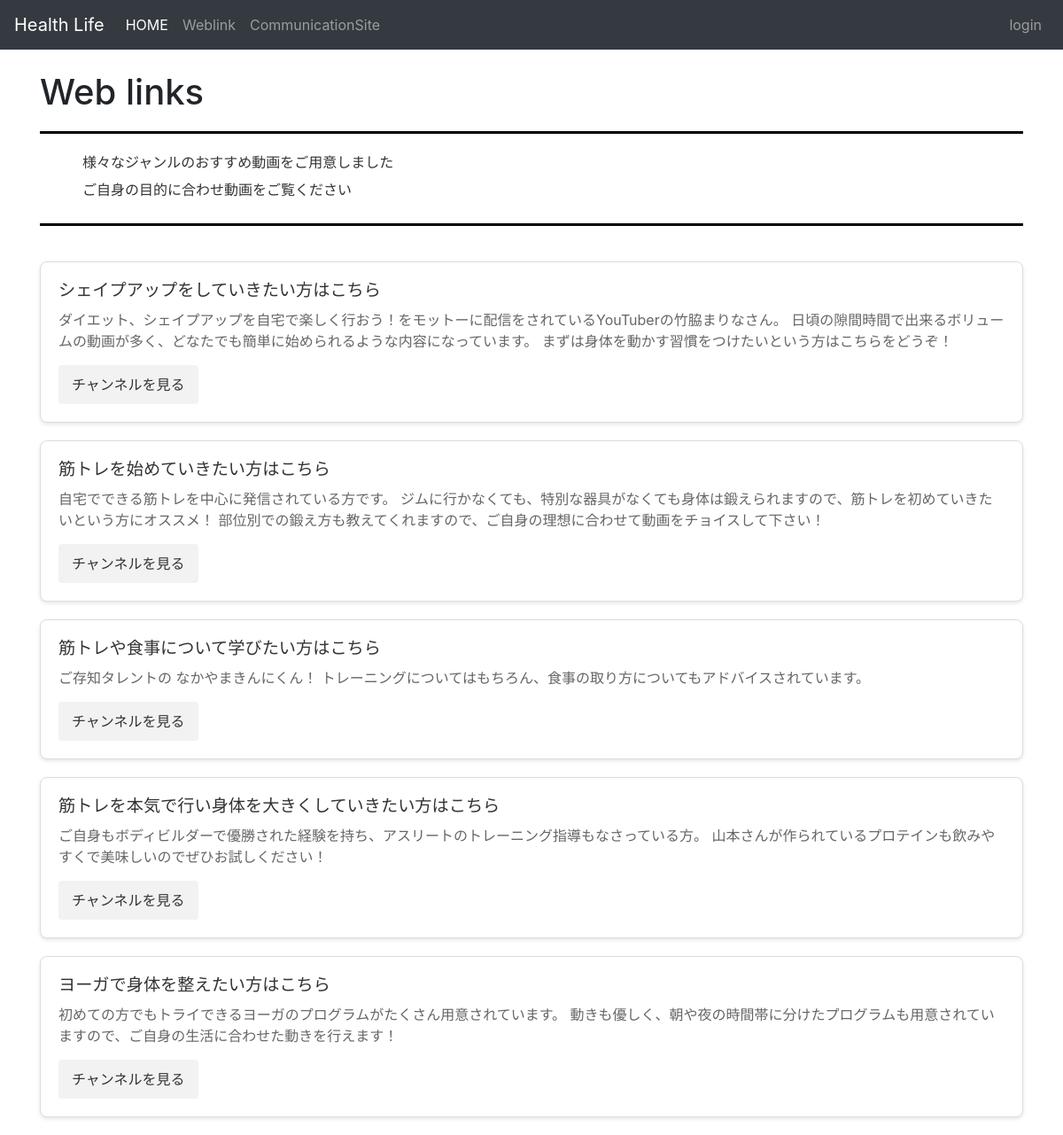
Page /weblink/add/ on the earlier database version.
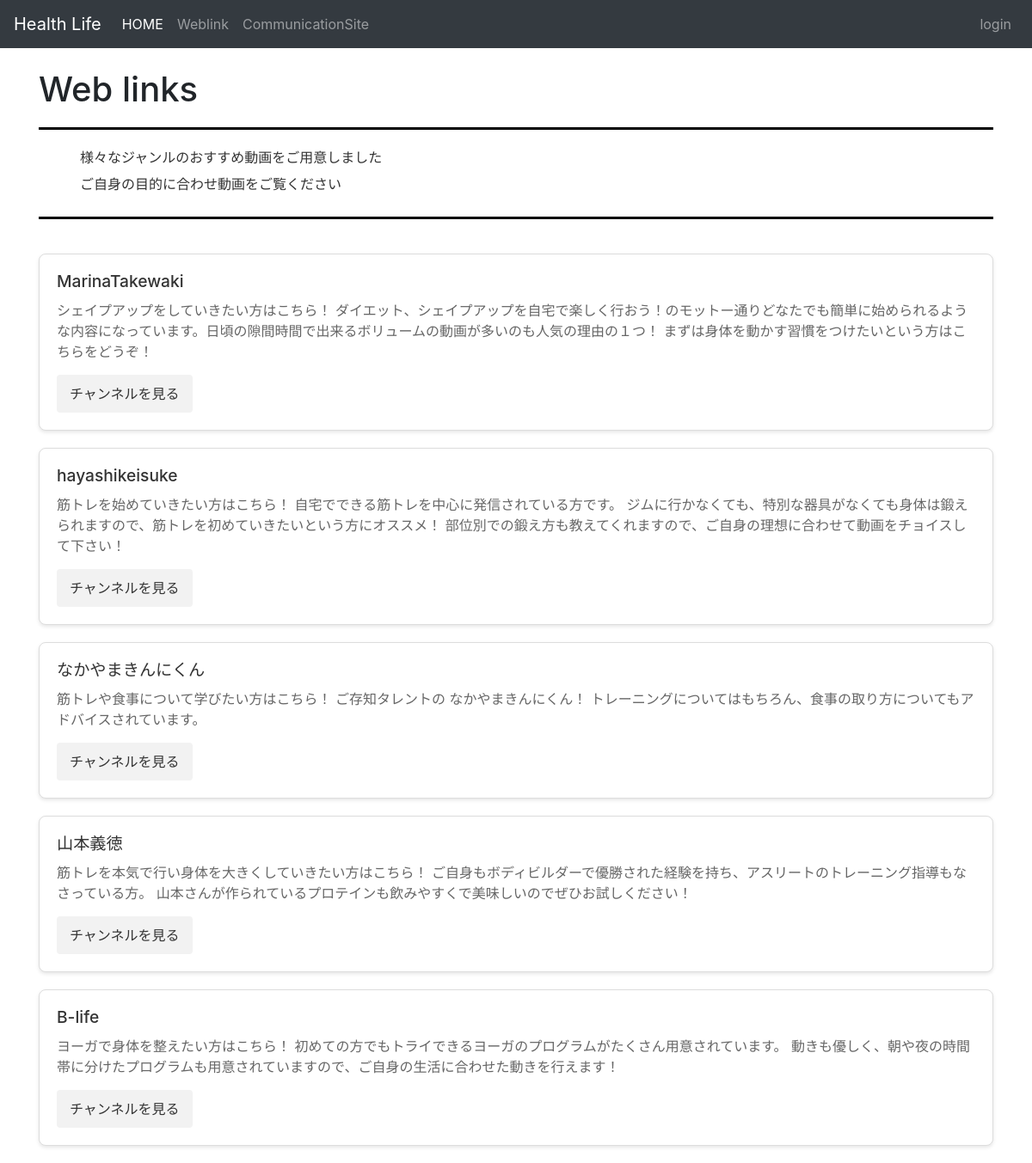
Same page on the later database version.
### myapp/models.py (models this page shows, shortened)
class WebLink(models.Model):
    title = models.CharField(max_length=255)
    url = models.URLField()
    description = models.TextField()
    created_at = models.DateTimeField(default=timezone.now)
    updated_at = models.DateTimeField(auto_now=True)
    user = models.ForeignKey(User, on_delete=models.CASCADE)
    purpose = models.CharField(max_length=255, blank=True)  # 動画の目的や用途
    tags = models.CharField(max_length=255, blank=True)     # 動画に関連するタグ
    class Meta:
        permissions = [
            ('can_view_weblink', 'Can view web link'),
        ]

### myapp/views.py (the view)
# urls.py: path('weblink/add/', views.weblink_list, name='add_weblink'),
def weblink_list(request):
    links = WebLink.objects.all()
    return render(request, 'weblink/weblink.html', {'links': links})

### templates/weblink/weblink.html
{% extends 'base.html' %}
{% block content %}
    <h1>Web links</h1>
    <div class="page-description">
    <p class="lead">　　　様々なジャンルのおすすめ動画をご用意しました</p>
    <p class="lead">　　　ご自身の目的に合わせ動画をご覧ください</p>
    </div>
    {% for link in links %}
      <div class="video-card">
        <h2 class="video-title">{{ link.title }}</h2>
        <p class="video-description">{{ link.description }}</p>
        <a class="video-link" href="{{ link.url }}" target="_blank">チャンネルを見る</a>
      </div>
    {% endfor %}
{% endblock %}

### templates/base.html (shortened to what this page needs)
{% load static %}
<!DOCTYPE html>
<html>
<head>
    <link href="https://stackpath.bootstrapcdn.com/bootstrap/4.3.1/css/bootstrap.min.css" rel="stylesheet">
    <link rel="stylesheet" type="text/css" href="{% static 'styles.css' %}">
</head>
<body>
    <nav class="navbar navbar-expand-lg navbar-dark bg-dark">
    <a class="navbar-brand" href="{% url 'home' %}">Health Life</a>
    <div class="collapse navbar-collapse" id="navbarNav">
            <ul class="navbar-nav">
                <li class="nav-item active">
                    <a class="nav-link" href="{% url 'home' %}">HOME</a>
                </li>
                <li class="nav-item">
                    <a class="nav-link" href="{% url 'add_weblink' %}">Weblink</a>
                </li>
                <li class="nav-item">
                    <a class="nav-link" href="{% url 'guestbook' %}">CommunicationSite</a>
                </li>
            </ul>
            <ul class="navbar-nav ml-auto">
                {% if user.is_authenticated %}
                    <li class="nav-item">
                        <a class="nav-link" href="{% url 'logout' %}">logout</a>
                    </li>
                    <li class="nav-item">
                        <a class="nav-link" href="{% url 'my_page' %}">MyPage</a>
                    </li>
                {% else %}
                    <li class="nav-item">
                        <a class="nav-link" href="{% url 'login' %}">login</a>
                    </li>
                {% endif %}
            </ul>
        </div>
    </nav>
    <div class="container mt-4">
        {% block content %}{% endblock %}
    </div>
</body>
</html>

### myapp/static/styles.css (style rules this page uses)
.navbar-brand { color: #FFFFFF; }
.nav-link { color: #AAAAAA; }
.nav-item.active .nav-link { color: #AAAAAA; }
.page-description { margin-top: 20px; margin-bottom: 40px; padding: 20px 0; border-top: 3px solid #000; border-bottom: 3px solid #000; }
.page-description p { font-size: 1em; line-height: 1.6; color: #333; margin-bottom: 5px; }
.video-card { background-color: #ffffff; border: 1px solid #ddd; border-radius: 8px; padding: 20px; margin-bottom: 20px; box-shadow: 0 2px 4px rgba(0, 0, 0, 0.1); transition: box-shadow 0.3s ease-in-out; }
.video-title { margin-top: 0; color: #333; font-size: 1.2em; margin-bottom: 10px; }
.video-description { font-size: 1em; color: #666; margin-bottom: 15px; }
.video-link { display: inline-block; background-color: #f2f2f2; color: #333; padding: 10px 15px; border-radius: 4px; text-decoration: none; transition: background-color 0.3s ease-in-out; }

Differences in the rows shown:
changed WebLink: title "シェイプアップをしていきたい方はこちら" → "MarinaTakewaki"; description "ダイエット、シェイプアップを自宅で楽しく行おう！をモットーに配信をされているYouTuberの竹脇まりなさん。 日頃の隙間時間で出来るボリュームの動画が多く、どなたでも簡単に始められるような内容になっています。 まずは身体を動かす習慣をつけたいという方はこちらをどうぞ！" → "シェイプアップをしていきたい方はこちら！ ダイエット、シェイプアップを自宅で楽しく行おう！のモットー通りどなたでも簡単に始められるような内容になっています。日頃の隙間時間で出来るボリュームの動画が多いのも人気の理由の１つ！ まずは身体を動かす習慣をつけたいという方はこちらをどうぞ！"
changed WebLink: title "筋トレを始めていきたい方はこちら" → "hayashikeisuke"; description "自宅でできる筋トレを中心に発信されている方です。 ジムに行かなくても、特別な器具がなくても身体は鍛えられますので、筋トレを初めていきたいという方にオススメ！ 部位別での鍛え方も教えてくれますので、ご自身の理想に合わせて動画をチョイスして下さい！" → "筋トレを始めていきたい方はこちら！ 自宅でできる筋トレを中心に発信されている方です。 ジムに行かなくても、特別な器具がなくても身体は鍛えられますので、筋トレを初めていきたいという方にオススメ！ 部位別での鍛え方も教えてくれますので、ご自身の理想に合わせて動画をチョイスして下さい！"
changed WebLink: title "筋トレや食事について学びたい方はこちら" → "なかやまきんにくん"; description "ご存知タレントの なかやまきんにくん！ トレーニングについてはもちろん、食事の取り方についてもアドバイスされています。" → "筋トレや食事について学びたい方はこちら！ ご存知タレントの なかやまきんにくん！ トレーニングについてはもちろん、食事の取り方についてもアドバイスされています。"
changed WebLink: title "筋トレを本気で行い身体を大きくしていきたい方はこちら" → "山本義徳"; description "ご自身もボディビルダーで優勝された経験を持ち、アスリートのトレーニング指導もなさっている方。 山本さんが作られているプロテインも飲みやすくで美味しいのでぜひお試しください！" → "筋トレを本気で行い身体を大きくしていきたい方はこちら！ ご自身もボディビルダーで優勝された経験を持ち、アスリートのトレーニング指導もなさっている方。 山本さんが作られているプロテインも飲みやすくで美味しいのでぜひお試しください！"
changed WebLink: title "ヨーガで身体を整えたい方はこちら" → "B-life"; description "初めての方でもトライできるヨーガのプログラムがたくさん用意されています。 動きも優しく、朝や夜の時間帯に分けたプログラムも用意されていますので、ご自身の生活に合わせた動きを行えます！" → "ヨーガで身体を整えたい方はこちら！ 初めての方でもトライできるヨーガのプログラムがたくさん用意されています。 動きも優しく、朝や夜の時間帯に分けたプログラムも用意されていますので、ご自身の生活に合わせた動きを行えます！"
